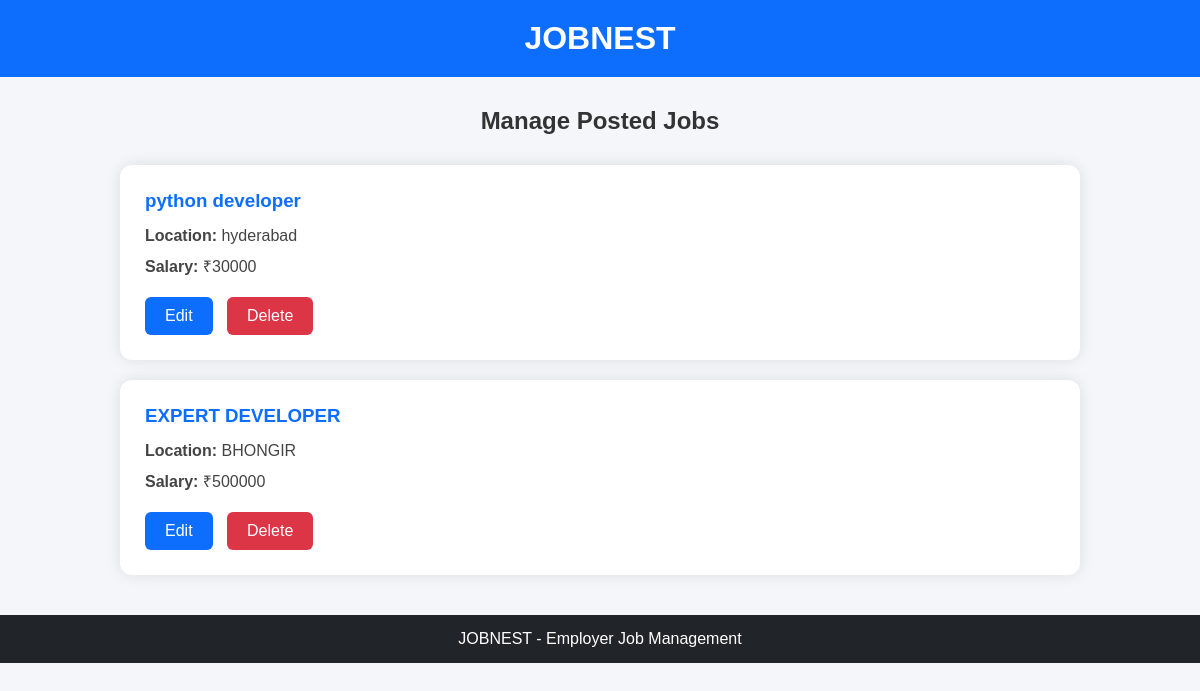
Screenshot of /manage-jobs/ with the database file from the repository.
### jobs/models.py (models this page shows, shortened)
class Job(models.Model):
    title = models.CharField(max_length=100)
    description = models.TextField()
    location = models.CharField(max_length=100)
    salary = models.IntegerField()

### jobs/views.py (the view)
# urls.py: path( 'manage-jobs/', views.manage_jobs,name='manage_jobs'),
def manage_jobs(request):
    jobs = Job.objects.all()
    return render(
        request,
        'manage_jobs.html',
        {
            'jobs': jobs
        }
    )

### jobs/templates/manage_jobs.html (shortened to what this page needs)
<!DOCTYPE html>
<html>
<head>
</head>
<body>
    <div class="navbar">
        <h1>JOBNEST</h1>
    </div>
    <div class="container">
        <div class="page-title">
            <h2>Manage Posted Jobs</h2>
        </div>
        {% if jobs %}
            {% for job in jobs %}
                <div class="job-card">
                    <h3>{{ job.title }}</h3>
                    <p>
                        <strong>Location:</strong>
                        {{ job.location }}
                    </p>
                    <p>
                        <strong>Salary:</strong>
                        ₹{{ job.salary }}
                    </p>
                    <div class="button-group">
                        <a href="/edit-job/{{ job.id }}/"
                           class="edit-btn">
                            Edit
                        </a>
                        <a href="/delete-job/{{ job.id }}/"
                           class="delete-btn">
                            Delete
                        </a>
                    </div>
                </div>
            {% endfor %}
        {% else %}
            <div class="no-jobs">
                <h3>No jobs posted yet.</h3>
            </div>
        {% endif %}
    </div>
    <div class="footer">
        <p>JOBNEST - Employer Job Management</p>
    </div>
</body>
</html>

### jobs/templates/manage_jobs.html (style rules this page uses)
* { margin:0; padding:0; box-sizing:border-box; font-family:Arial, sans-serif; }
body { background:#f4f6f9; }
.navbar { background:#0d6efd; color:white; text-align:center; padding:20px; }
.container { width:80%; margin:auto; margin-top:30px; }
.page-title { text-align:center; margin-bottom:30px; }
.page-title h2 { color:#333; }
.job-card { background:white; padding:25px; margin-bottom:20px; border-radius:12px; box-shadow:0 0 15px rgba(0,0,0,0.1); }
.job-card h3 { color:#0d6efd; margin-bottom:15px; }
.job-card p { margin-bottom:10px; color:#444; }
.button-group { margin-top:20px; }
.edit-btn { display:inline-block; background:#0d6efd; color:white; text-decoration:none; padding:10px 20px; border-radius:6px; margin-right:10px; }
.delete-btn { display:inline-block; background:#dc3545; color:white; text-decoration:none; padding:10px 20px; border-radius:6px; }
.footer { margin-top:40px; background:#212529; color:white; text-align:center; padding:15px; }

### rows the page displays
Job: title "python developer", location "hyderabad", salary "30000"
Job: title "EXPERT DEVELOPER", location "BHONGIR", salary "500000"
